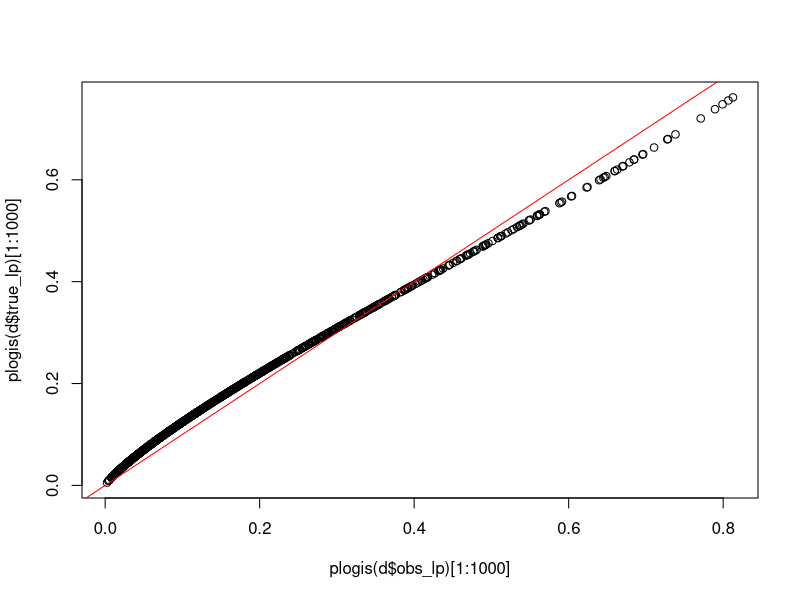

R code for this plot:
simulate_data <- function(n) {
    true_lp <- rnorm(n, -1.7, sd = 1.05)
    obs_lp <- true_lp / 0.85 + 0.1
    y <- rbinom(n, size = 1, prob = plogis(true_lp))
    return(data.frame(y = y, obs_lp = obs_lp, true_lp = true_lp))
}

{
    d <- simulate_data(1e5)
    print(pROC::auc(pROC::roc(d$y, d$true_lp)))
    print(mean(d$y))
    plot(plogis(d$obs_lp)[1:1e3], plogis(d$true_lp)[1:1e3])
    abline(0, 1, col = "red")
    print(coef(glm(d$y ~ d$obs_lp, family = binomial)))
}
